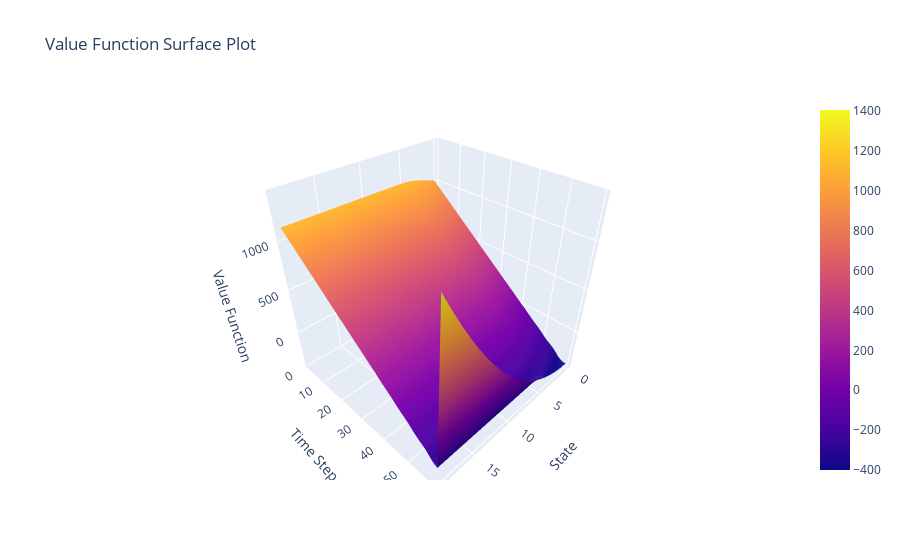

Write notebook code for a chart like this one.
### Code cell
# mesh plot of value function
X, Y = np.meshgrid(range(N), range(time_steps + 1))
Z = V

fig = go.Figure(data=[go.Surface(x=X, y=Y, z=Z)])
fig.update_layout(title='Value Function Surface Plot', scene=dict(
    xaxis_title='State',
    yaxis_title='Time Step',
    zaxis_title='Value Function',
    yaxis=dict(range=[0,time_steps + 1])
    ))
fig.show()

### Figure 1 — Plotly figure (JSON) as saved in the notebook; plotly's stock layout.template omitted (floating-point values rounded to 4 significant figures; data arrays with more than 128 entries replaced by an {"elided": "..."} marker saying what was removed)
{"data": [{"type": "surface", "x": {"elided": "61x20 int values"}, "y": {"elided": "61x20 int values"}, "z": {"elided": "61x20 float values"}}], "layout": {"scene": {"xaxis": {"title": {"text": "State"}}, "yaxis": {"range": [0, 61], "title": {"text": "Time Step"}}, "zaxis": {"title": {"text": "Value Function"}}}, "title": {"text": "Value Function Surface Plot"}}}
